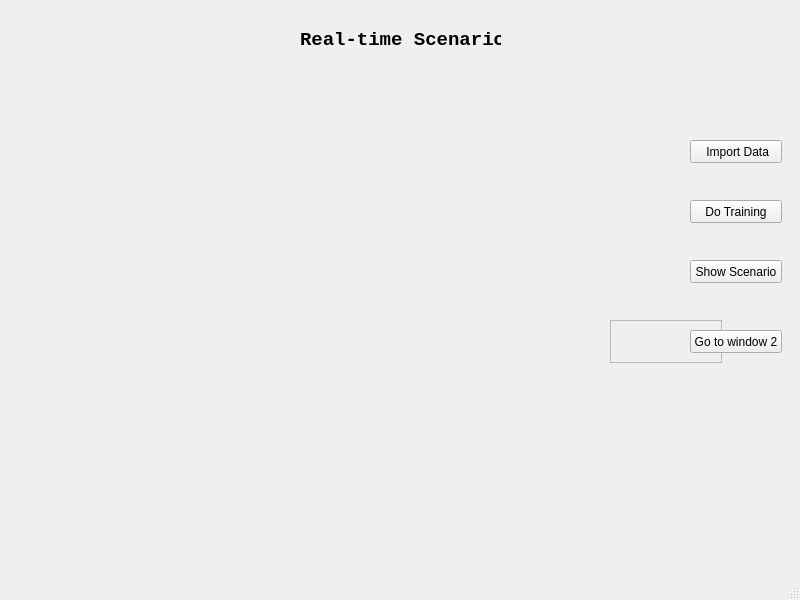
<?xml version="1.0" encoding="UTF-8"?>
<ui version="4.0">
 <class>MainWindow</class>
 <widget class="QMainWindow" name="MainWindow">
  <property name="geometry">
   <rect>
    <x>0</x>
    <y>0</y>
    <width>800</width>
    <height>600</height>
   </rect>
  </property>
  <property name="windowTitle">
   <string>MainWindow</string>
  </property>
  <widget class="QWidget" name="centralwidget">
   <widget class="QFrame" name="frame">
    <property name="geometry">
     <rect>
      <x>610</x>
      <y>320</y>
      <width>112</width>
      <height>43</height>
     </rect>
    </property>
    <property name="frameShape">
     <enum>QFrame::StyledPanel</enum>
    </property>
    <property name="frameShadow">
     <enum>QFrame::Raised</enum>
    </property>
    <layout class="QGridLayout" name="gridLayout"/>
   </widget>
   <widget class="QLabel" name="label">
    <property name="geometry">
     <rect>
      <x>300</x>
      <y>10</y>
      <width>201</width>
      <height>61</height>
     </rect>
    </property>
    <property name="font">
     <font>
      <family>Consolas</family>
      <pointsize>14</pointsize>
      <weight>75</weight>
      <bold>true</bold>
      <underline>false</underline>
     </font>
    </property>
    <property name="text">
     <string>&lt;!DOCTYPE HTML PUBLIC &quot;-//W3C//DTD HTML 4.0//EN&quot; &quot;http://www.w3.org/TR/REC-html40/strict.dtd&quot;&gt;
&lt;html&gt;&lt;head&gt;&lt;meta name=&quot;qrichtext&quot; content=&quot;1&quot; /&gt;&lt;style type=&quot;text/css&quot;&gt;
p, li { white-space: pre-wrap; }
&lt;/style&gt;&lt;/head&gt;&lt;body style=&quot; font-family:'Consolas'; font-size:14pt; font-weight:600; font-style:normal;&quot;&gt;
&lt;p style=&quot; margin-top:12px; margin-bottom:12px; margin-left:0px; margin-right:0px; -qt-block-indent:0; text-indent:0px;&quot;&gt;Real-time Scenario&lt;/p&gt;&lt;/body&gt;&lt;/html&gt;</string>
    </property>
   </widget>
   <widget class="QPushButton" name="go_to_window_4">
    <property name="geometry">
     <rect>
      <x>690</x>
      <y>140</y>
      <width>92</width>
      <height>23</height>
     </rect>
    </property>
    <property name="text">
     <string> Import Data</string>
    </property>
   </widget>
   <widget class="QPushButton" name="go_to_window_5">
    <property name="geometry">
     <rect>
      <x>690</x>
      <y>200</y>
      <width>92</width>
      <height>23</height>
     </rect>
    </property>
    <property name="text">
     <string>Do Training</string>
    </property>
   </widget>
   <widget class="QPushButton" name="go_to_window_6">
    <property name="geometry">
     <rect>
      <x>690</x>
      <y>260</y>
      <width>92</width>
      <height>23</height>
     </rect>
    </property>
    <property name="text">
     <string>Show Scenario</string>
    </property>
   </widget>
   <widget class="QPushButton" name="go_to_window_2">
    <property name="geometry">
     <rect>
      <x>690</x>
      <y>330</y>
      <width>92</width>
      <height>23</height>
     </rect>
    </property>
    <property name="text">
     <string>Go to window 2</string>
    </property>
   </widget>
   <widget class="QWidget" name="widget" native="true">
    <property name="geometry">
     <rect>
      <x>40</x>
      <y>100</y>
      <width>451</width>
      <height>311</height>
     </rect>
    </property>
   </widget>
   <widget class="QWidget" name="widget_2" native="true">
    <property name="geometry">
     <rect>
      <x>500</x>
      <y>100</y>
      <width>161</width>
      <height>141</height>
     </rect>
    </property>
   </widget>
  </widget>
  <widget class="QMenuBar" name="menubar">
   <property name="geometry">
    <rect>
     <x>0</x>
     <y>0</y>
     <width>800</width>
     <height>23</height>
    </rect>
   </property>
  </widget>
  <widget class="QStatusBar" name="statusbar"/>
 </widget>
 <resources/>
 <connections/>
</ui>
